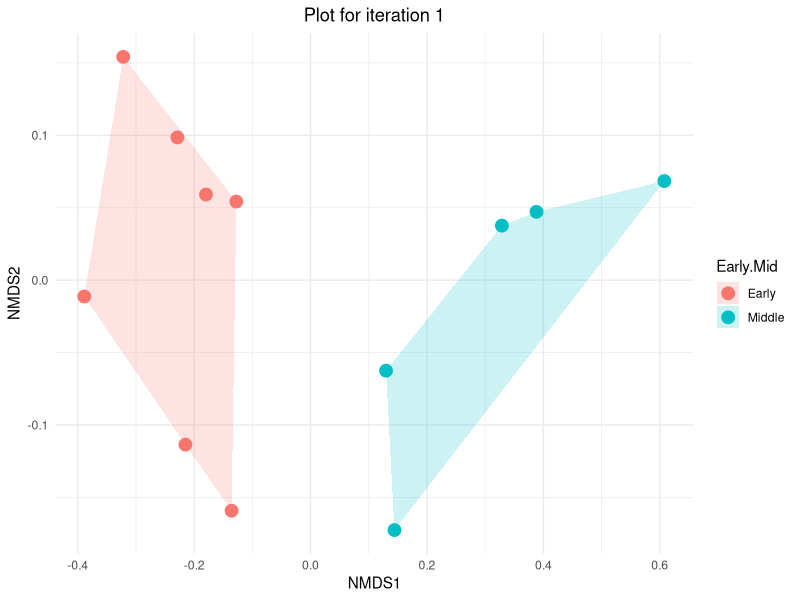
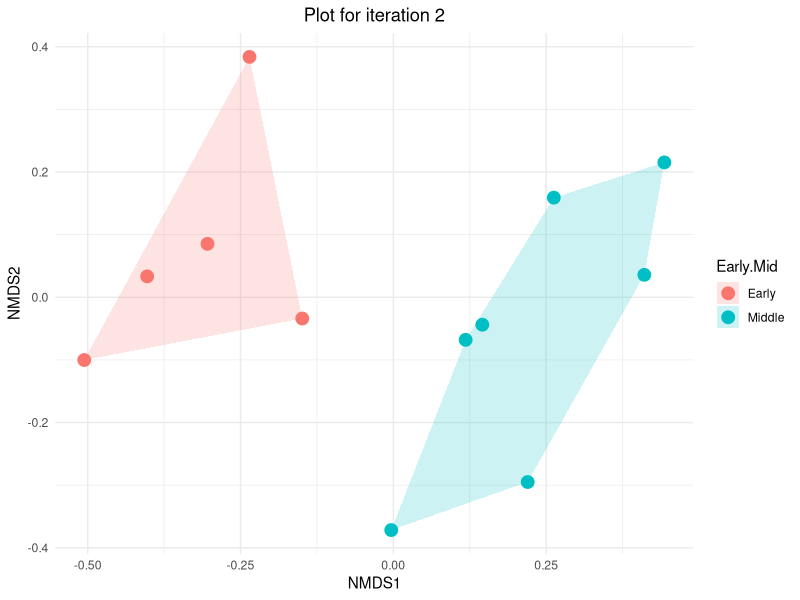
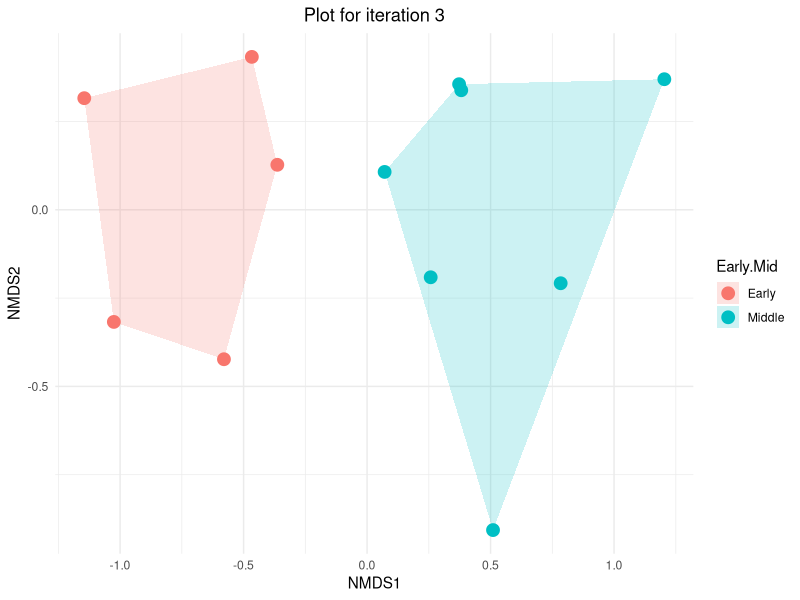
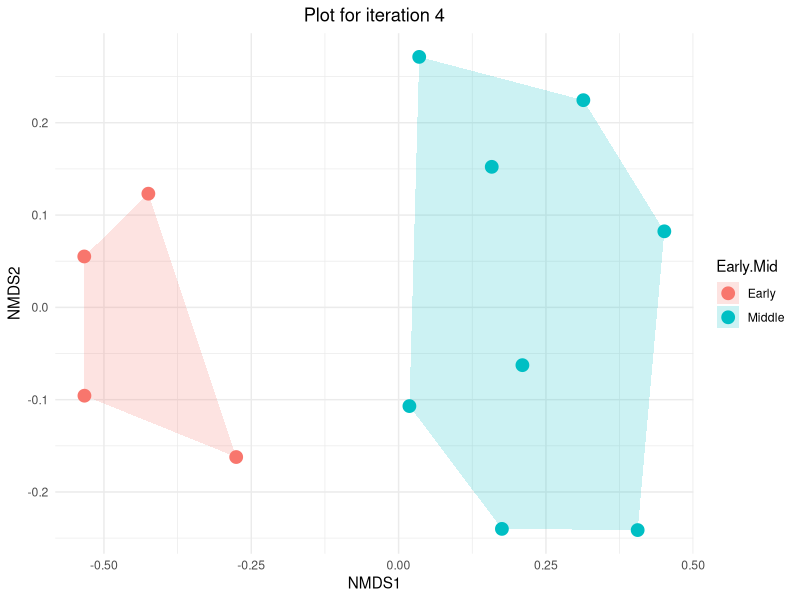
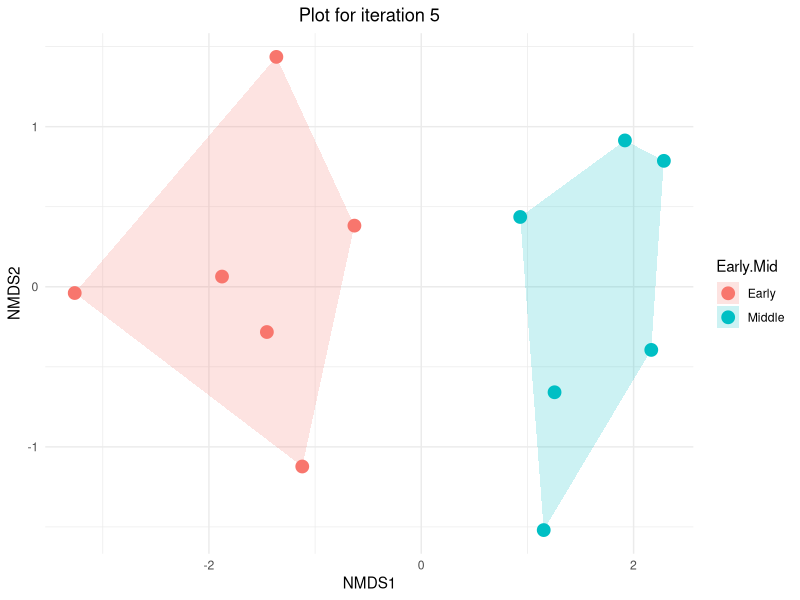
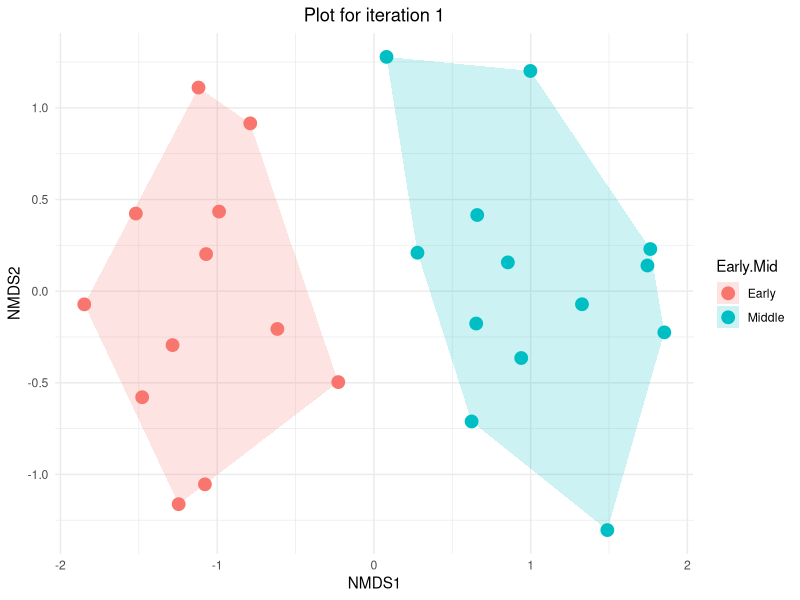
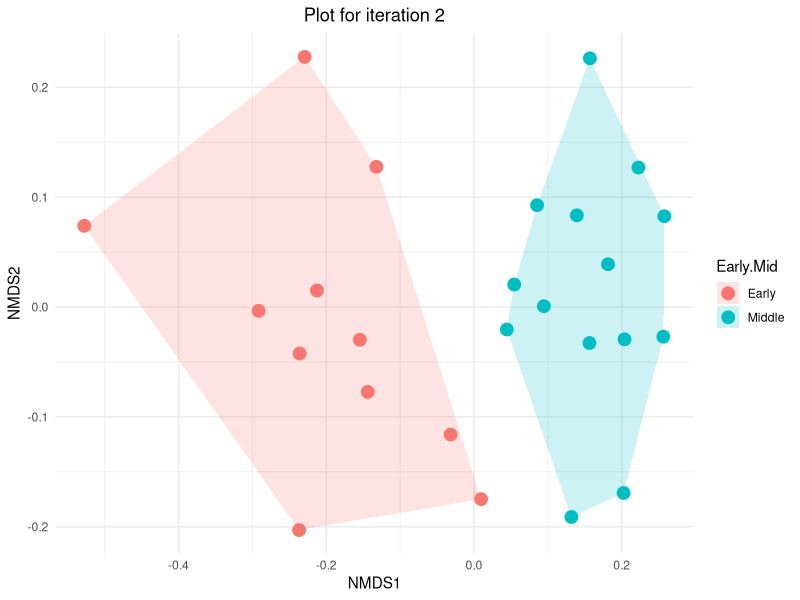
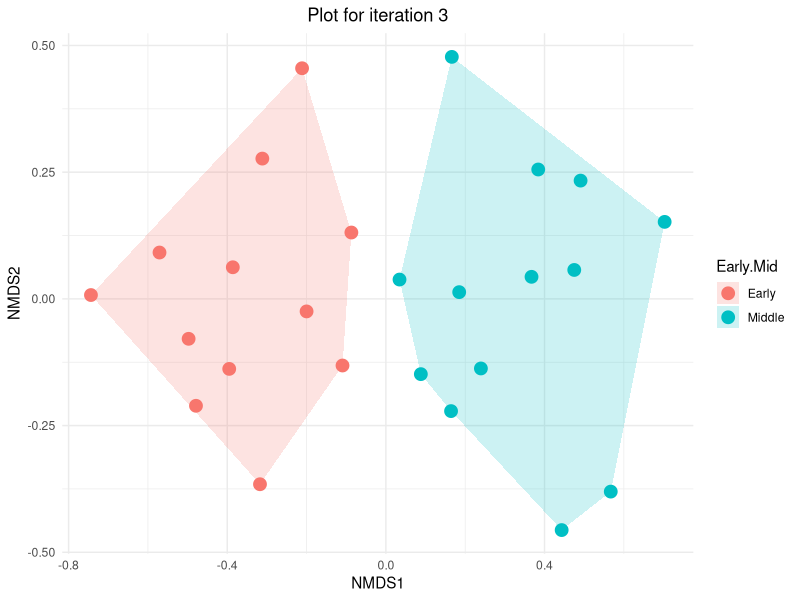

Recreate these plots in R, in order. (Note: this script raises an error after producing the figures.)
# load libraries
library("dplyr")
library("vegan")
library("ggplot2")

# create directory to store protocol 1 results
dir.create("Protocol1Results")

# load data and replace NAs with 0s
rawData <- read.csv("Data/RelativeDataset.csv")
data <- rawData %>% replace(is.na(.), 0) # ensure NA values are replaced with 0

# create function for running u-test on NMDS axis 1 scores and returning the U-statistic and p-value
mann_whitney_test <- function(NMDS1, Early.Mid, data.scores) {
  test <- wilcox.test(NMDS1 ~ Early.Mid, data = data.scores)
  U_stat <- test$statistic
  p_value <- test$p.value
  return(c(U_stat, p_value))
}

# create function for looping NMDS and producing plots
findNMDS <- function(r, nit, save, plotIndices) {
  
  # set successes to 0 to calculate success ratio
  success = 0
  
  # if you want to save individual results
  if (save == TRUE){
    
    # overhead for creating individual results subdirectory
    folder_name <- paste("Protocol1Results/IndividualResults", 1-r)
    dir.create(folder_name)
  }
  
  # loop to perform the test nit times
  i = 1
  for (i in 1:nit) {
    
    # randomly cull data
    culled_data = data %>%
      slice_sample(prop = r)
    
    # CHECK 1: Make sure there are sufficient data (n = 5) in each sample to run U-test
    count_early = sum(culled_data$Early.Mid == "Early")
    count_mid = sum(culled_data$Early.Mid == "Middle")
      
    # make community matrix - extract columns with relative abundance information
    com = culled_data[,4:ncol(culled_data)]
    m_com = as.matrix(com)
    
    # run NMDS
    nmds = metaMDS(m_com, distance = "bray")
    
    # extract NMDS scores (x and y coordinates) and bind to Early/Mid
    data.scores = as.data.frame(scores(nmds)$sites)
    data.scores$Early.Mid = culled_data$Early.Mid
      
    # CHECK 2: Make sure NMDS didn't return a 1-D or mostly 1-D solution
    z_scores = (data.scores$NMDS1 - mean(data.scores$NMDS1)) / sd(data.scores$NMDS1)
    outliers = abs(z_scores) > 4 # check for outliers outside 3 standard deviations
      
    # make sure "Early" is on the left of the plot
    group_means <- aggregate(NMDS1 ~ Early.Mid, data = data.scores, mean)
    earlyMean <- group_means$NMDS1[group_means$Early.Mid == "Early"]
    midMean <- group_means$NMDS1[group_means$Early.Mid == "Middle"]
    
    # flip the NMDS1 axis if "early" is not on left
    if (earlyMean > midMean) {
      data.scores$NMDS1 <- -data.scores$NMDS1 
    }
    
    # create plot and save axes scores if i < plotIndices 
    if (i <= plotIndices) {
      
      # create function to calculate the convex hull for each group
      find_hull = function(df) df[chull(df$NMDS1, df$NMDS2), ]
      
      # apply the function to your NMDS scores grouped by your factor
      hulls = data.scores %>%
        group_by(Early.Mid) %>%
        do(find_hull(.))
      
      # NMDS plot with convex hulls
      p = ggplot() +
        geom_polygon(data = hulls, aes(x = NMDS1, y = NMDS2, fill = Early.Mid), alpha = 0.2) + # Convex hulls
        geom_point(data = data.scores, aes(x = NMDS1, y = NMDS2, color = Early.Mid), size = 4) + # Points
        theme_minimal() +
        labs(x = "NMDS1", y = "NMDS2") +
        ggtitle(paste("Plot for iteration", i)) +
        theme(plot.title = element_text(hjust = 0.5))
      
      # construct the filename
      file_name = sprintf("NMDS.%d.png", i)
      file_path = file.path(folder_name, file_name)

      # save the plot
      ggsave(filename = file_path, plot = p, bg = "white")
      
      # save axis scores
      write.csv(data.scores, paste0(folder_name, "/NMDSdata", i, ".csv"))
    }

    # CHECK 3: Make sure the p-value of the u-test is significant (p < 0.05)
    u_test = mann_whitney_test(NMDS1, Early.Mid, data.scores)
    
    # check that all 3 criteria are satisfied and mark as success
    if (all(count_early >= 5 && count_mid >= 5, sum(outliers) < 1, u_test[2] < 0.05)) {
      success = success + 1
    }
    
    # proceed to next iteration
    i = i + 1
    }
  
  # check that all iterations were performed correctly
  if (i == nit + 1) {
    
    # calculate success ratio
    successRatio = success/nit
    return(successRatio)
 
  } else {
    print("Failure")
  }
}

# define sequence and find number of rows
r_values <- seq(0.05, 1.00, by = 0.05)
n_rows <- length(r_values)

# initialize matrix
results_matrix <- matrix(NA, nrow = n_rows, ncol = 2)
results_matrix[, 1] <- 1 - r_values
colnames(results_matrix) <- c("Proportion of Data Culled", "Success Rate")

# loop to compute values and store in the second column
for (j in 1:n_rows) {
  results_matrix[j, 2] <- findNMDS(r = r_values[j], # proportion of data retained (loop through at 0.05 increments)
                                   nit = 5, # number of iterations
                                   save = TRUE, # if you want to save individual plots and axis scores
                                   plotIndices = 5) # number of plots produced (make sure save = TRUE)
}

# make matrix dataframe
results_dataframe <- data.frame(results_matrix)

# save matrix to Protocol1Results folder
write.csv(results_dataframe, "Protocol1Results/Summary.csv", row.names = FALSE)

# create a line plot
p <- ggplot(results_dataframe, aes(x = Proportion.of.Data.Culled, y = Success.Rate)) +
        geom_line(color = "black", size = 1) +
        labs(x = "Proportion of Data Culled", y = "Success Rate") +
        theme_classic()

# save line plot to Protocol1Results folder
ggsave("Protocol1Results/SummaryPlot.png", p, width = 3543, height = 2657, units = "px")
